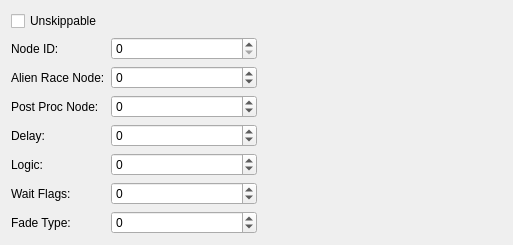
          <widget class="QWidget" name="otherTab">
           <attribute name="title">
            <string>Other</string>
           </attribute>
           <layout class="QHBoxLayout" name="horizontalLayout_10" stretch="1,1">
            <item>
             <layout class="QVBoxLayout" name="verticalLayout_9">
              <item>
               <widget class="QCheckBox" name="nodeUnskippableCheckbox">
                <property name="text">
                 <string>Unskippable</string>
                </property>
               </widget>
              </item>
              <item>
               <layout class="QFormLayout" name="formLayout_5">
                <item row="0" column="0">
                 <widget class="QLabel" name="label_30">
                  <property name="text">
                   <string>Node ID:</string>
                  </property>
                 </widget>
                </item>
                <item row="0" column="1">
                 <widget class="QSpinBox" name="nodeIdSpin">
                  <property name="maximum">
                   <number>999999</number>
                  </property>
                 </widget>
                </item>
                <item row="1" column="0">
                 <widget class="QLabel" name="label_31">
                  <property name="text">
                   <string>Alien Race Node:</string>
                  </property>
                 </widget>
                </item>
                <item row="1" column="1">
                 <widget class="QSpinBox" name="alienRaceNodeSpin">
                  <property name="minimum">
                   <number>-1</number>
                  </property>
                  <property name="maximum">
                   <number>2147483647</number>
                  </property>
                 </widget>
                </item>
                <item row="2" column="0">
                 <widget class="QLabel" name="label_32">
                  <property name="text">
                   <string>Post Proc Node:</string>
                  </property>
                 </widget>
                </item>
                <item row="2" column="1">
                 <widget class="QSpinBox" name="postProcSpin">
                  <property name="minimum">
                   <number>-1</number>
                  </property>
                  <property name="maximum">
                   <number>2147483647</number>
                  </property>
                 </widget>
                </item>
                <item row="3" column="0">
                 <widget class="QLabel" name="label_33">
                  <property name="text">
                   <string>Delay:</string>
                  </property>
                 </widget>
                </item>
                <item row="3" column="1">
                 <widget class="QSpinBox" name="delaySpin">
                  <property name="minimum">
                   <number>-1</number>
                  </property>
                  <property name="maximum">
                   <number>2147483647</number>
                  </property>
                 </widget>
                </item>
                <item row="4" column="0">
                 <widget class="QLabel" name="label_34">
                  <property name="text">
                   <string>Logic:</string>
                  </property>
                 </widget>
                </item>
                <item row="4" column="1">
                 <widget class="QSpinBox" name="logicSpin">
                  <property name="minimum">
                   <number>-1</number>
                  </property>
                  <property name="maximum">
                   <number>2147483647</number>
                  </property>
                 </widget>
                </item>
                <item row="5" column="0">
                 <widget class="QLabel" name="label_35">
                  <property name="text">
                   <string>Wait Flags:</string>
                  </property>
                 </widget>
                </item>
                <item row="5" column="1">
                 <widget class="QSpinBox" name="waitFlagSpin">
                  <property name="minimum">
                   <number>-1</number>
                  </property>
                  <property name="maximum">
                   <number>2147483647</number>
                  </property>
                 </widget>
                </item>
                <item row="6" column="0">
                 <widget class="QLabel" name="label_36">
                  <property name="text">
                   <string>Fade Type:</string>
                  </property>
                 </widget>
                </item>
                <item row="6" column="1">
                 <widget class="QSpinBox" name="fadeTypeSpin">
                  <property name="minimum">
                   <number>-1</number>
                  </property>
                  <property name="maximum">
                   <number>2147483647</number>
                  </property>
                 </widget>
                </item>
               </layout>
              </item>
             </layout>
            </item>
            <item>
             <spacer name="horizontalSpacer_3">
              <property name="orientation">
               <enum>Qt::Horizontal</enum>
              </property>
              <property name="sizeHint" stdset="0">
               <size>
                <width>324</width>
                <height>20</height>
               </size>
              </property>
             </spacer>
            </item>
           </layout>
          </widget>
